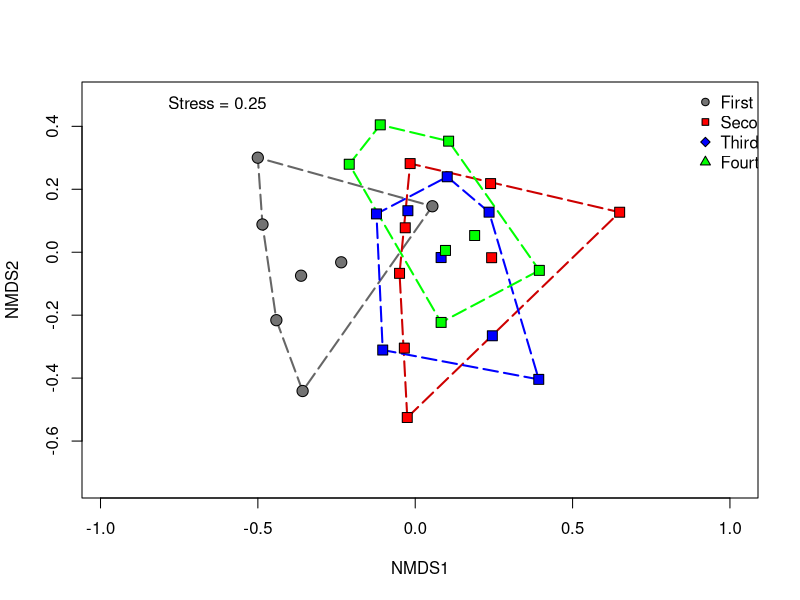

Recreate this plot in R.






library(ggplot2)
library(vegan)
library(tidyverse)
library(ggpubr)
library(patchwork)

UpFV.frm  <- read.csv("taxaup.csv")
attach(UpFV.frm)
UpFV.frm
head(UpFV.frm)

env <- UpFV.frm[,1:3]
str(env)

taxa <- select(UpFV.frm, Acari:Polyplectopus)
set.seed(1)
taxa.mds <- metaMDS(taxa, distance = "bray", k = 2,trymax=100)  #using all the defaults
taxa.mds


# Plot --------------------------------------------------------------------


par(mfrow=c(1,1),mar=c(5.1, 4.1, 4.1, 2.1))
plot(taxa.mds,type="n")

ordihull(taxa.mds,group=env$UpFC,show.groups="First",lty=5,lwd=2, col="grey40")
ordihull(taxa.mds,group=env$UpFC,show.groups="Second",lty=5,lwd=2, col="red3")
ordihull(taxa.mds,group=env$UpFC,show.groups="Third",lty=5,lwd=2, col="blue")
ordihull(taxa.mds,group=env$UpFC,show.groups="Fourth",lty=5,lwd=2, col="green")


points(taxa.mds, display = "sites", cex=1.5, 
       select=which(env$UpFC=="First"),
       pch = 21,col="black", bg="gray45")

points(taxa.mds, display = "sites", cex=1.5, 
       select=which(env$UpFC=="Second"),
       pch = 22,col="black", bg="red")

points(taxa.mds, display = "sites", cex=1.5, 
       select=which(env$UpFC=="Third"),
       pch = 22,col="black", bg="blue")

points(taxa.mds, display = "sites", cex=1.5, 
       select=which(env$UpFC=="Fourth"),
       pch = 22,col="black", bg="green")

X1 <- grconvertX(0.9,"npc") # controla la ubicaci?n en el eje "X"
Y1 <- grconvertY(1,"npc") # controla la ubicaci?n en el eje "y"

legend(X1, Y1, pch=c(21,22,23,24), col="black",
       pt.bg = c("gray45","red","blue","green"), 
       legend = c("First", "Second","Third","Fourth"),
       box.col="white",bty="n",cex=1)



x.leg2<-grconvertX(0.2,"npc")
y.leg2<-grconvertY(0.95,"npc")

text(x.leg2, y.leg2, "Stress = 0.25", cex=1, font=1)
